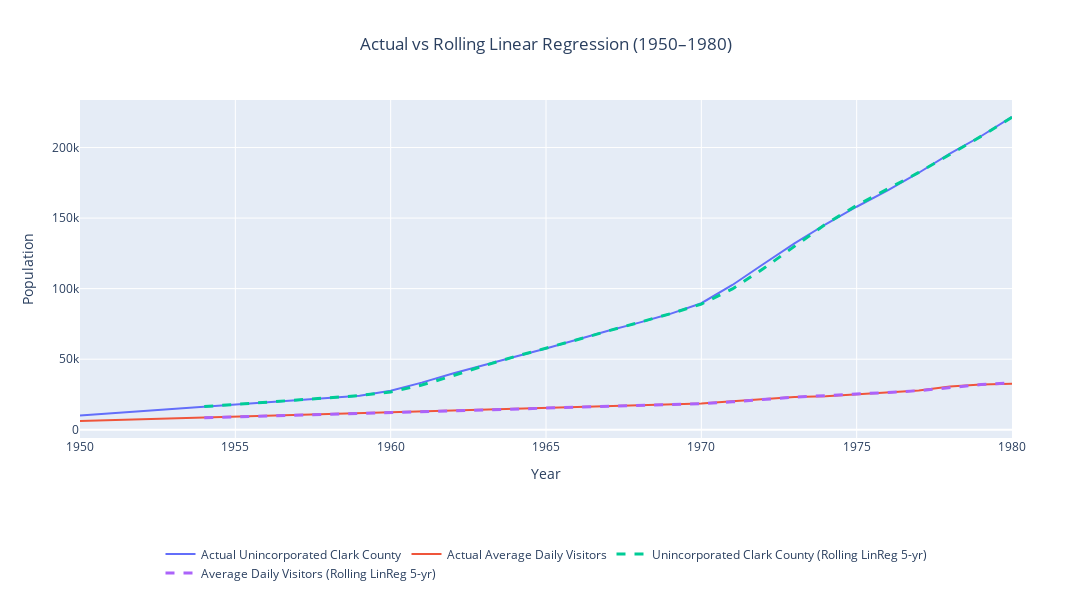

The cell this chart's notebook holds for it:
### Markdown cell above
This predicts the overall trend much better between 1955 and 1975 for the Unincorporated Clark County data as it predicts 174,590 versus 158,037 observed which is within 10% and is considered a good prediction.  After 1975, however, it falls apart and grossly overpredicts population.  For the visitor volumes, however, it quickly deviates beyond 1960 and overestimates the data.
<br><br><b>The final graph below shows the effects of planners and engineers periodically updating their estimates.  The final results are much better, but obviously not perfect. </b>

### Code cell
def rolling_linreg_end_pred(df, ycol, window):
    # Design matrix and target
    X_full = sm.add_constant(df["Year"].to_numpy(dtype=float))
    y_full = pd.to_numeric(df[ycol], errors="coerce").to_numpy(dtype=float)

    # Keep only rows with finite y (and finite X)
    mask = np.isfinite(y_full) & np.isfinite(X_full).all(axis=1)
    X = X_full[mask]
    y = y_full[mask]

    pred_full = np.full(df.shape[0], np.nan, dtype=float)
    if X.shape[0] < window:
        return pd.Series(pred_full, index=df.index)

    res = RollingOLS(y, X, window=window).fit()

    # 1) Prefer fittedvalues if available (end-of-window fit)
    pred_subset = getattr(res, "fittedvalues", None)

    if pred_subset is None:
        # 2) Compute from rolling params (intercept + slope * x_t)
        params = res.params
        if isinstance(params, pd.DataFrame):
            b0 = (params["const"] if "const" in params else params.iloc[:, 0]).to_numpy()
            b1 = (params["Year"]  if "Year"  in params else params.iloc[:, 1]).to_numpy()
        else:
            P = np.asarray(params)
            # Try shapes (n_obs, k) or (k, n_obs)
            if P.ndim == 2 and P.shape[1] == X.shape[1]:
                b0, b1 = P[:, 0], P[:, 1]
            elif P.ndim == 2 and P.shape[0] == X.shape[1]:
                b0, b1 = P[0, :], P[1, :]
            else:
                # last resort: y - resid
                pred_subset = y - res.resid

        if pred_subset is None:
            pred_subset = b0 + b1 * X[:, 1]

    # Re-embed into full index
    pred_full[np.where(mask)[0]] = np.asarray(pred_subset).reshape(-1)
    return pd.Series(pred_full, index=df.index)


# ---- choose window (years) ----
w = 5  # change to 2/3/etc. if you want a shorter window

# ---- compute rolling linear-reg predictions ----
col_uninc = 'Actual Unincorporated Clark County'
col_visit = 'Actual Average Daily Visitors'

rlr_name_uninc = f'Unincorporated Clark County (Rolling LinReg {w}-yr)'
rlr_name_visit = f'Average Daily Visitors (Rolling LinReg {w}-yr)'

Population1950to1980_Merged[rlr_name_uninc] = rolling_linreg_end_pred(
    Population1950to1980_Merged, col_uninc, window=w
)
Population1950to1980_Merged[rlr_name_visit] = rolling_linreg_end_pred(
    Population1950to1980_Merged, col_visit, window=w
)

# (Optional) make them integers for display/storage
Population1950to1980_Merged[rlr_name_uninc] = (
    Population1950to1980_Merged[rlr_name_uninc].round().astype("Int64")
)
Population1950to1980_Merged[rlr_name_visit] = (
    Population1950to1980_Merged[rlr_name_visit].round().astype("Int64")
)

# ---- melt to long for plotting ----
df_long = Population1950to1980_Merged.melt(
    id_vars='Year', 
    value_vars=[
        'Actual Unincorporated Clark County',
        'Actual Average Daily Visitors',
        rlr_name_uninc,
        rlr_name_visit
    ],
    var_name='Area', value_name='Population'
)

# ---- plot ----
fig = px.line(
    df_long,
    x='Year', y='Population', color="Area",
    title="Actual vs Rolling Linear Regression (Unincorporated Clark County & Average Daily Visitors, 1950–1980)",
    labels={'Population': "Population"}
)

fig.update_traces(
    hovertemplate="Area = %{fullData.name}<br>Year = %{x}<br>Population = %{y:,}<extra></extra>"
)

fig.update_layout(
    width=1200, height=600,
    yaxis_title="Population",
    legend=dict(
        title=dict(text="", side='top center'),
        orientation="h", yanchor="top", y=-0.3, xanchor="center", x=0.5
    ),
    title=dict(text="Actual vs Rolling Linear Regression (1950–1980)", x=0.5, xanchor="center")
)

# Style the rolling-regression lines as dashed & thicker
fig.update_traces(selector=dict(name=rlr_name_uninc), line=dict(dash="dash", width=3))
fig.update_traces(selector=dict(name=rlr_name_visit), line=dict(dash="dash", width=3))

fig.show()

### Figure 1 — Plotly figure (JSON) as saved in the notebook; plotly's stock layout.template omitted (floating-point values rounded to 4 significant figures)
{"data": [{"hovertemplate": "Area = %{fullData.name}<br>Year = %{x}<br>Population = %{y:,}<extra></extra>", "legendgroup": "Actual Unincorporated Clark County", "line": {"color": "#636efa", "dash": "solid"}, "marker": {"symbol": "circle"}, "mode": "lines", "name": "Actual Unincorporated Clark County", "orientation": "v", "showlegend": true, "type": "scatter", "x": [1950, 1951, 1952, 1953, 1954, 1955, 1956, 1957, 1958, 1959, 1960, 1961, 1962, 1963, 1964, 1965, 1966, 1967, 1968, 1969, 1970, 1971, 1972, 1973, 1974, 1975, 1976, 1977, 1978, 1979, 1980], "xaxis": "x", "y": [10170, 11689, 13206, 14822, 16412, 17866, 19766, 21242, 22671, 24111, 27605, 33407, 39846, 45939, 51739, 57536, 63925, 70197, 75916, 82148, 89667, 102601, 117442, 132101, 145631, 158037, 169690, 182152, 195652, 208003, 221721], "yaxis": "y"}, {"hovertemplate": "Area = %{fullData.name}<br>Year = %{x}<br>Population = %{y:,}<extra></extra>", "legendgroup": "Actual Average Daily Visitors", "line": {"color": "#EF553B", "dash": "solid"}, "marker": {"symbol": "circle"}, "mode": "lines", "name": "Actual Average Daily Visitors", "orientation": "v", "showlegend": true, "type": "scatter", "x": [1950, 1951, 1952, 1953, 1954, 1955, 1956, 1957, 1958, 1959, 1960, 1961, 1962, 1963, 1964, 1965, 1966, 1967, 1968, 1969, 1970, 1971, 1972, 1973, 1974, 1975, 1976, 1977, 1978, 1979, 1980], "xaxis": "x", "y": [6120, 6720, 7320, 7920, 8520, 9120, 9720, 10320, 10920, 11520, 12120, 12720, 13320, 13920, 14520, 15120, 15720, 16320, 16920, 17520, 18596, 20169, 21734, 23218, 23739, 25072, 26692, 27773, 30625, 32044, 32627], "yaxis": "y"}, {"hovertemplate": "Area = %{fullData.name}<br>Year = %{x}<br>Population = %{y:,}<extra></extra>", "legendgroup": "Unincorporated Clark County (Rolling LinReg 5-yr)", "line": {"color": "#00cc96", "dash": "dash", "width": 3}, "marker": {"symbol": "circle"}, "mode": "lines", "name": "Unincorporated Clark County (Rolling LinReg 5-yr)", "orientation": "v", "showlegend": true, "type": "scatter", "x": [1950, 1951, 1952, 1953, 1954, 1955, 1956, 1957, 1958, 1959, 1960, 1961, 1962, 1963, 1964, 1965, 1966, 1967, 1968, 1969, 1970, 1971, 1972, 1973, 1974, 1975, 1976, 1977, 1978, 1979, 1980], "xaxis": "x", "y": [NaN, NaN, NaN, NaN, 16380.0, 17910.0, 19650.0, 21260.0, 22770.0, 24210.0, 26790.0, 31660.0, 38260.0, 45360.0, 51870.0, 57720.0, 63750.0, 70010.0, 76070.0, 82190.0, 89060.0, 99820.0, 114300.0, 130300.0, 145800.0, 159000.0, 170700.0, 182400.0, 195100.0, 207900.0, 221400.0], "yaxis": "y"}, {"hovertemplate": "Area = %{fullData.name}<br>Year = %{x}<br>Population = %{y:,}<extra></extra>", "legendgroup": "Average Daily Visitors (Rolling LinReg 5-yr)", "line": {"color": "#ab63fa", "dash": "dash", "width": 3}, "marker": {"symbol": "circle"}, "mode": "lines", "name": "Average Daily Visitors (Rolling LinReg 5-yr)", "orientation": "v", "showlegend": true, "type": "scatter", "x": [1950, 1951, 1952, 1953, 1954, 1955, 1956, 1957, 1958, 1959, 1960, 1961, 1962, 1963, 1964, 1965, 1966, 1967, 1968, 1969, 1970, 1971, 1972, 1973, 1974, 1975, 1976, 1977, 1978, 1979, 1980], "xaxis": "x", "y": [NaN, NaN, NaN, NaN, 8520.0, 9120.0, 9720.0, 10320.0, 10920.0, 11520.0, 12120.0, 12720.0, 13320.0, 13920.0, 14520.0, 15120.0, 15720.0, 16320.0, 16920.0, 17520.0, 18410.0, 19780.0, 21440.0, 23150.0, 24160.0, 25150.0, 26440.0, 27710.0, 30080.0, 32020.0, 33180.0], "yaxis": "y"}], "layout": {"height": 600, "legend": {"orientation": "h", "title": {"side": "top center", "text": ""}, "tracegroupgap": 0, "x": 0.5, "xanchor": "center", "y": -0.3, "yanchor": "top"}, "title": {"text": "Actual vs Rolling Linear Regression (1950–1980)", "x": 0.5, "xanchor": "center"}, "width": 1200, "xaxis": {"anchor": "y", "domain": [0, 1], "title": {"text": "Year"}}, "yaxis": {"anchor": "x", "domain": [0, 1], "title": {"text": "Population"}}}}
